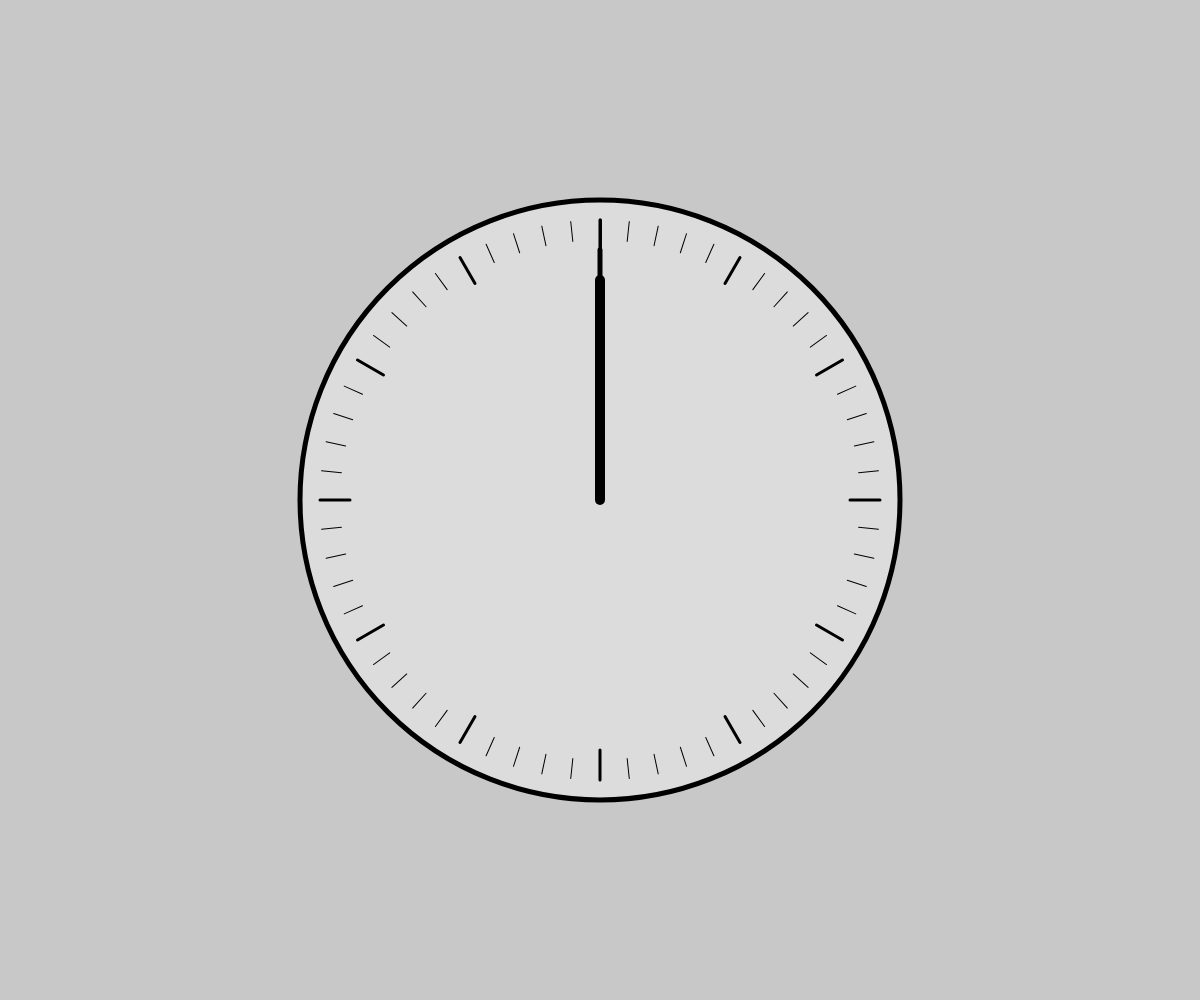
Frame 1 (no input)
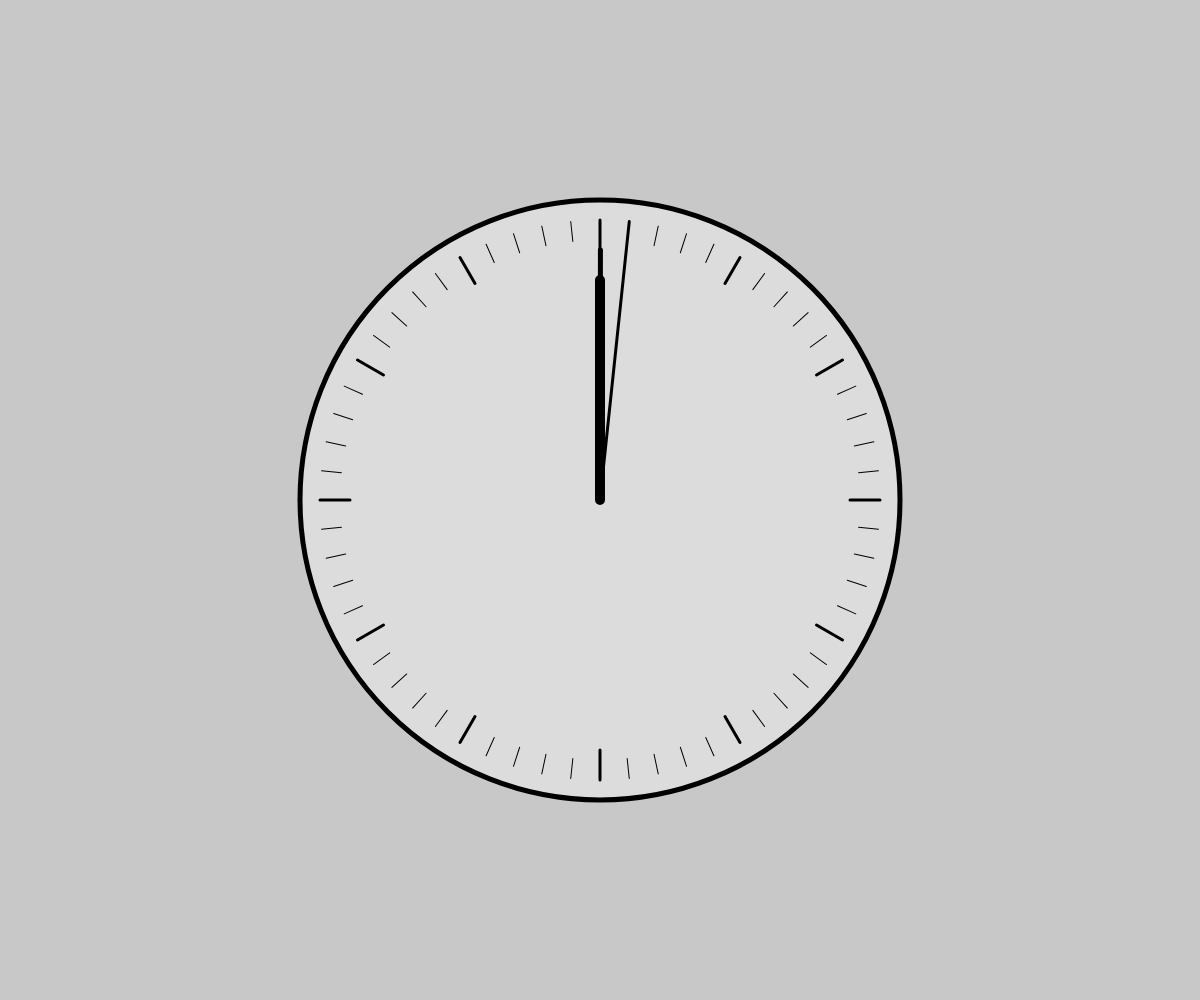
Frame 60 (no input)
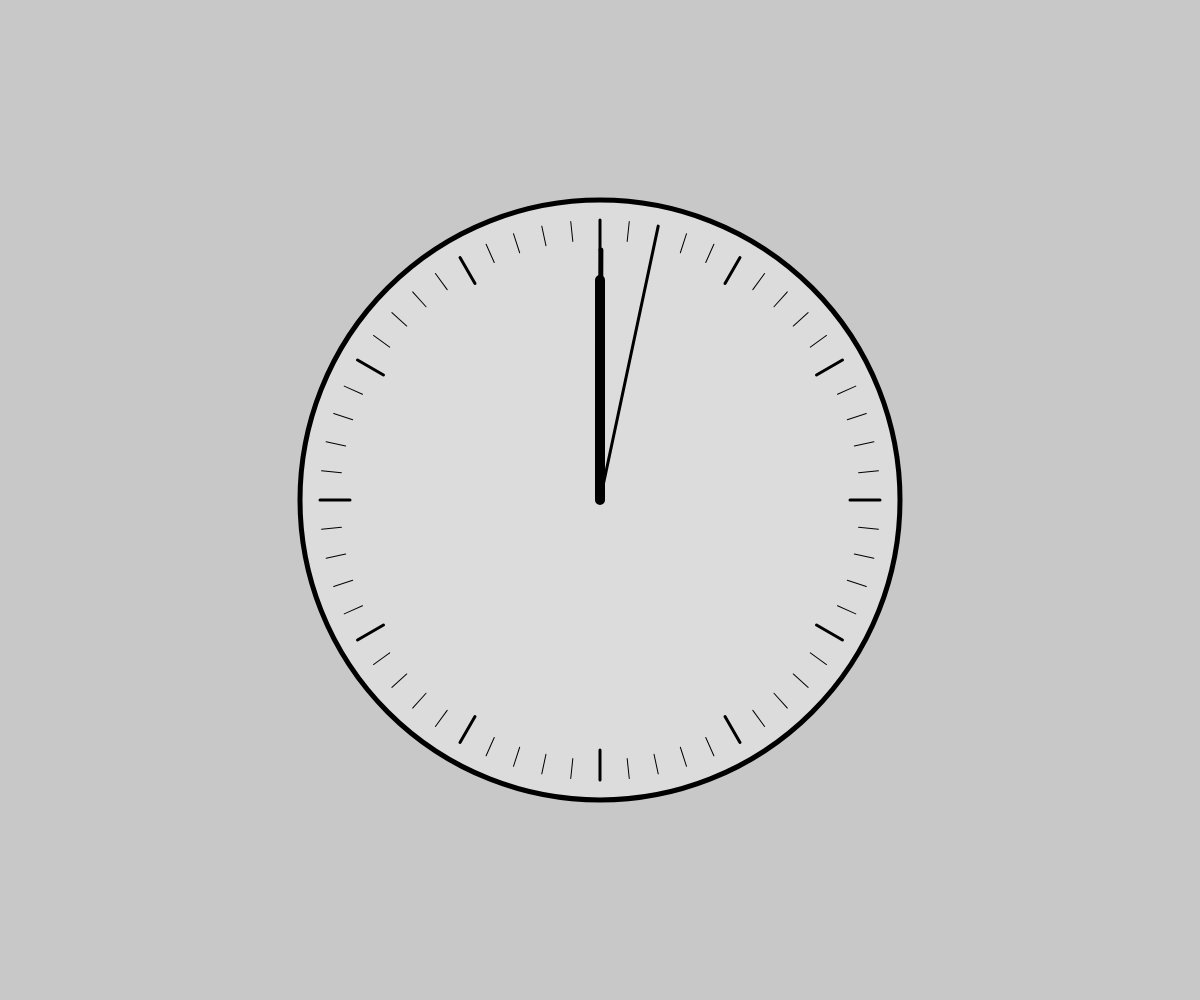
Frame 120 (the mouse pressed at the canvas centre since frame 60)

The p5.js sketch that drew these frames (run headless with seeded random() and noise() and a simulated clock; from frame 60 on, the mouse is pressed at the canvas centre):

// p5.js sketch
// ── sketch.js
// Rotating Clock
// Adam ABouelela
// March 18, 2024
// Draw an animated clock


function setup() {
  createCanvas(windowWidth, windowHeight);
  ellipseMode(CENTER);
  angleMode(DEGREES);
  frameRate(60);
  fill(220);
}

function draw() {
  background(200);
  translate(width/2,height/2);
  clockFace();
  secondHand();
  minuteHand();
  hourHand();
}

function clockFace(){
  push();
  // Draw the clock face.
  strokeWeight(5);
  ellipse(0,0,600);
  strokeWeight(1);

  // Draw the tick lines.
  for (let i = 0; i<60; i++){
    if (i % 5 === 0){
      strokeWeight(3);
      line(250,0,280,0);
      strokeWeight(1);
    }
    else {line(260,0,280,0);}
    rotate(6);}
  pop();
}

function hourHand(){
  push();
  strokeWeight(10);
  rotate(frameCount/(3600*10));
  line(0,0,0,-220)
  pop();
}

function minuteHand(){
  push();
  strokeWeight(5);
  rotate(frameCount/600);
  line(0,0,0,-250)
  pop();
}

function secondHand(){
  strokeWeight(3);
  push();
  rotate(frameCount/10);
  line(0,0,0,-280)
  pop();
}
